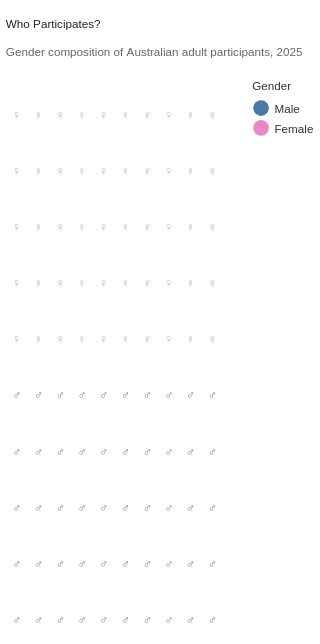

Express this chart as Vega-Lite.
### Vega-Lite specification from a JSON file in a GitHub repository (floating-point values rounded to 4 significant figures)
{"$schema": "https://vega.github.io/schema/vega-lite/v5.json", "width": "container", "height": 480, "background": "transparent", "title": {"text": "Who Participates?", "subtitle": "Gender composition of Australian adult participants, 2025", "anchor": "start", "font": "Source Sans 3", "fontSize": 24, "fontWeight": 700, "color": "#222222", "subtitleFont": "Source Sans 3", "subtitleFontSize": 14, "subtitleFontWeight": "normal", "subtitleColor": "#666666", "subtitlePadding": 8, "offset": 16}, "data": {"sequence": {"start": 1, "stop": 101, "as": "person"}}, "transform": [{"calculate": "9615629", "as": "male_participants"}, {"calculate": "9746360", "as": "female_participants"}, {"calculate": "datum.male_participants + datum.female_participants", "as": "total_participants"}, {"calculate": "datum.male_participants / datum.total_participants * 100", "as": "male_percentage"}, {"calculate": "datum.female_participants / datum.total_participants * 100", "as": "female_percentage"}, {"calculate": "(datum.person - 1) % 10", "as": "column"}, {"calculate": "floor((datum.person - 1) / 10)", "as": "row"}, {"calculate": "datum.person <= round(datum.male_percentage) ? 'Male' : 'Female'", "as": "gender"}, {"calculate": "datum.gender == 'Male' ? '♂' : '♀'", "as": "icon"}], "mark": {"type": "text", "font": "Source Sans 3", "fontSize": 35}, "encoding": {"x": {"field": "column", "type": "ordinal", "axis": null, "scale": {"paddingInner": 0.25, "paddingOuter": 0.15}}, "y": {"field": "row", "type": "ordinal", "axis": null, "sort": "descending", "scale": {"paddingInner": 0.45, "paddingOuter": 0.2}}, "text": {"field": "icon"}, "color": {"field": "gender", "type": "nominal", "scale": {"domain": ["Male", "Female"], "range": ["#4C78A8", "#E78AC3"]}, "legend": {"title": "Gender", "orient": "right", "direction": "vertical", "labelFont": "Source Sans 3", "labelFontSize": 13, "labelColor": "#333333", "titleFont": "Source Sans 3", "titleFontSize": 13, "titleFontWeight": 600, "titleColor": "#333333", "symbolSize": 180, "offset": 25}}, "tooltip": [{"field": "gender", "type": "nominal", "title": "Gender"}, {"field": "male_percentage", "type": "quantitative", "title": "Male Share", "format": ".1f"}, {"field": "female_percentage", "type": "quantitative", "title": "Female Share", "format": ".1f"}]}, "config": {"view": {"stroke": null}, "font": "Source Sans 3"}}
